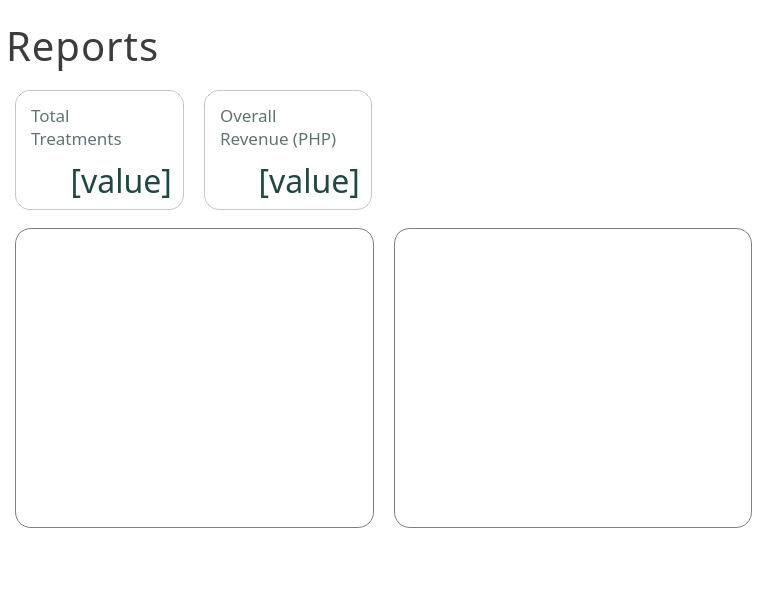
<?xml version="1.0" encoding="UTF-8"?>
<ui version="4.0">
 <class>reports_page</class>
 <widget class="QWidget" name="reports_page">
  <property name="geometry">
   <rect>
    <x>0</x>
    <y>0</y>
    <width>767</width>
    <height>607</height>
   </rect>
  </property>
  <property name="minimumSize">
   <size>
    <width>0</width>
    <height>0</height>
   </size>
  </property>
  <property name="palette">
   <palette>
    <active>
     <colorrole role="WindowText">
      <brush brushstyle="SolidPattern">
       <color alpha="255">
        <red>0</red>
        <green>0</green>
        <blue>0</blue>
       </color>
      </brush>
     </colorrole>
     <colorrole role="Button">
      <brush brushstyle="SolidPattern">
       <color alpha="255">
        <red>255</red>
        <green>255</green>
        <blue>255</blue>
       </color>
      </brush>
     </colorrole>
     <colorrole role="Light">
      <brush brushstyle="SolidPattern">
       <color alpha="255">
        <red>255</red>
        <green>255</green>
        <blue>255</blue>
       </color>
      </brush>
     </colorrole>
     <colorrole role="Midlight">
      <brush brushstyle="SolidPattern">
       <color alpha="255">
        <red>255</red>
        <green>255</green>
        <blue>255</blue>
       </color>
      </brush>
     </colorrole>
     <colorrole role="Dark">
      <brush brushstyle="SolidPattern">
       <color alpha="255">
        <red>127</red>
        <green>127</green>
        <blue>127</blue>
       </color>
      </brush>
     </colorrole>
     <colorrole role="Mid">
      <brush brushstyle="SolidPattern">
       <color alpha="255">
        <red>170</red>
        <green>170</green>
        <blue>170</blue>
       </color>
      </brush>
     </colorrole>
     <colorrole role="Text">
      <brush brushstyle="SolidPattern">
       <color alpha="255">
        <red>0</red>
        <green>0</green>
        <blue>0</blue>
       </color>
      </brush>
     </colorrole>
     <colorrole role="BrightText">
      <brush brushstyle="SolidPattern">
       <color alpha="255">
        <red>255</red>
        <green>255</green>
        <blue>255</blue>
       </color>
      </brush>
     </colorrole>
     <colorrole role="ButtonText">
      <brush brushstyle="SolidPattern">
       <color alpha="255">
        <red>0</red>
        <green>0</green>
        <blue>0</blue>
       </color>
      </brush>
     </colorrole>
     <colorrole role="Base">
      <brush brushstyle="SolidPattern">
       <color alpha="255">
        <red>255</red>
        <green>255</green>
        <blue>255</blue>
       </color>
      </brush>
     </colorrole>
     <colorrole role="Window">
      <brush brushstyle="SolidPattern">
       <color alpha="255">
        <red>255</red>
        <green>255</green>
        <blue>255</blue>
       </color>
      </brush>
     </colorrole>
     <colorrole role="Shadow">
      <brush brushstyle="SolidPattern">
       <color alpha="255">
        <red>0</red>
        <green>0</green>
        <blue>0</blue>
       </color>
      </brush>
     </colorrole>
     <colorrole role="AlternateBase">
      <brush brushstyle="SolidPattern">
       <color alpha="255">
        <red>255</red>
        <green>255</green>
        <blue>255</blue>
       </color>
      </brush>
     </colorrole>
     <colorrole role="ToolTipBase">
      <brush brushstyle="SolidPattern">
       <color alpha="255">
        <red>255</red>
        <green>255</green>
        <blue>220</blue>
       </color>
      </brush>
     </colorrole>
     <colorrole role="ToolTipText">
      <brush brushstyle="SolidPattern">
       <color alpha="255">
        <red>0</red>
        <green>0</green>
        <blue>0</blue>
       </color>
      </brush>
     </colorrole>
     <colorrole role="PlaceholderText">
      <brush brushstyle="SolidPattern">
       <color alpha="127">
        <red>0</red>
        <green>0</green>
        <blue>0</blue>
       </color>
      </brush>
     </colorrole>
     <colorrole role="Accent">
      <brush brushstyle="SolidPattern">
       <color alpha="255">
        <red>255</red>
        <green>255</green>
        <blue>255</blue>
       </color>
      </brush>
     </colorrole>
    </active>
    <inactive>
     <colorrole role="WindowText">
      <brush brushstyle="SolidPattern">
       <color alpha="255">
        <red>0</red>
        <green>0</green>
        <blue>0</blue>
       </color>
      </brush>
     </colorrole>
     <colorrole role="Button">
      <brush brushstyle="SolidPattern">
       <color alpha="255">
        <red>255</red>
        <green>255</green>
        <blue>255</blue>
       </color>
      </brush>
     </colorrole>
     <colorrole role="Light">
      <brush brushstyle="SolidPattern">
       <color alpha="255">
        <red>255</red>
        <green>255</green>
        <blue>255</blue>
       </color>
      </brush>
     </colorrole>
     <colorrole role="Midlight">
      <brush brushstyle="SolidPattern">
       <color alpha="255">
        <red>255</red>
        <green>255</green>
        <blue>255</blue>
       </color>
      </brush>
     </colorrole>
     <colorrole role="Dark">
      <brush brushstyle="SolidPattern">
       <color alpha="255">
        <red>127</red>
        <green>127</green>
        <blue>127</blue>
       </color>
      </brush>
     </colorrole>
     <colorrole role="Mid">
      <brush brushstyle="SolidPattern">
       <color alpha="255">
        <red>170</red>
        <green>170</green>
        <blue>170</blue>
       </color>
      </brush>
     </colorrole>
     <colorrole role="Text">
      <brush brushstyle="SolidPattern">
       <color alpha="255">
        <red>0</red>
        <green>0</green>
        <blue>0</blue>
       </color>
      </brush>
     </colorrole>
     <colorrole role="BrightText">
      <brush brushstyle="SolidPattern">
       <color alpha="255">
        <red>255</red>
        <green>255</green>
        <blue>255</blue>
       </color>
      </brush>
     </colorrole>
     <colorrole role="ButtonText">
      <brush brushstyle="SolidPattern">
       <color alpha="255">
        <red>0</red>
        <green>0</green>
        <blue>0</blue>
       </color>
      </brush>
     </colorrole>
     <colorrole role="Base">
      <brush brushstyle="SolidPattern">
       <color alpha="255">
        <red>255</red>
        <green>255</green>
        <blue>255</blue>
       </color>
      </brush>
     </colorrole>
     <colorrole role="Window">
      <brush brushstyle="SolidPattern">
       <color alpha="255">
        <red>255</red>
        <green>255</green>
        <blue>255</blue>
       </color>
      </brush>
     </colorrole>
     <colorrole role="Shadow">
      <brush brushstyle="SolidPattern">
       <color alpha="255">
        <red>0</red>
        <green>0</green>
        <blue>0</blue>
       </color>
      </brush>
     </colorrole>
     <colorrole role="AlternateBase">
      <brush brushstyle="SolidPattern">
       <color alpha="255">
        <red>255</red>
        <green>255</green>
        <blue>255</blue>
       </color>
      </brush>
     </colorrole>
     <colorrole role="ToolTipBase">
      <brush brushstyle="SolidPattern">
       <color alpha="255">
        <red>255</red>
        <green>255</green>
        <blue>220</blue>
       </color>
      </brush>
     </colorrole>
     <colorrole role="ToolTipText">
      <brush brushstyle="SolidPattern">
       <color alpha="255">
        <red>0</red>
        <green>0</green>
        <blue>0</blue>
       </color>
      </brush>
     </colorrole>
     <colorrole role="PlaceholderText">
      <brush brushstyle="SolidPattern">
       <color alpha="127">
        <red>0</red>
        <green>0</green>
        <blue>0</blue>
       </color>
      </brush>
     </colorrole>
     <colorrole role="Accent">
      <brush brushstyle="SolidPattern">
       <color alpha="255">
        <red>255</red>
        <green>255</green>
        <blue>255</blue>
       </color>
      </brush>
     </colorrole>
    </inactive>
    <disabled>
     <colorrole role="WindowText">
      <brush brushstyle="SolidPattern">
       <color alpha="255">
        <red>127</red>
        <green>127</green>
        <blue>127</blue>
       </color>
      </brush>
     </colorrole>
     <colorrole role="Button">
      <brush brushstyle="SolidPattern">
       <color alpha="255">
        <red>255</red>
        <green>255</green>
        <blue>255</blue>
       </color>
      </brush>
     </colorrole>
     <colorrole role="Light">
      <brush brushstyle="SolidPattern">
       <color alpha="255">
        <red>255</red>
        <green>255</green>
        <blue>255</blue>
       </color>
      </brush>
     </colorrole>
     <colorrole role="Midlight">
      <brush brushstyle="SolidPattern">
       <color alpha="255">
        <red>255</red>
        <green>255</green>
        <blue>255</blue>
       </color>
      </brush>
     </colorrole>
     <colorrole role="Dark">
      <brush brushstyle="SolidPattern">
       <color alpha="255">
        <red>127</red>
        <green>127</green>
        <blue>127</blue>
       </color>
      </brush>
     </colorrole>
     <colorrole role="Mid">
      <brush brushstyle="SolidPattern">
       <color alpha="255">
        <red>170</red>
        <green>170</green>
        <blue>170</blue>
       </color>
      </brush>
     </colorrole>
     <colorrole role="Text">
      <brush brushstyle="SolidPattern">
       <color alpha="255">
        <red>127</red>
        <green>127</green>
        <blue>127</blue>
       </color>
      </brush>
     </colorrole>
     <colorrole role="BrightText">
      <brush brushstyle="SolidPattern">
       <color alpha="255">
        <red>255</red>
        <green>255</green>
        <blue>255</blue>
       </color>
      </brush>
     </colorrole>
     <colorrole role="ButtonText">
      <brush brushstyle="SolidPattern">
       <color alpha="255">
        <red>127</red>
        <green>127</green>
        <blue>127</blue>
       </color>
      </brush>
     </colorrole>
     <colorrole role="Base">
      <brush brushstyle="SolidPattern">
       <color alpha="255">
        <red>255</red>
        <green>255</green>
        <blue>255</blue>
       </color>
      </brush>
     </colorrole>
     <colorrole role="Window">
      <brush brushstyle="SolidPattern">
       <color alpha="255">
        <red>255</red>
        <green>255</green>
        <blue>255</blue>
       </color>
      </brush>
     </colorrole>
     <colorrole role="Shadow">
      <brush brushstyle="SolidPattern">
       <color alpha="255">
        <red>0</red>
        <green>0</green>
        <blue>0</blue>
       </color>
      </brush>
     </colorrole>
     <colorrole role="AlternateBase">
      <brush brushstyle="SolidPattern">
       <color alpha="255">
        <red>255</red>
        <green>255</green>
        <blue>255</blue>
       </color>
      </brush>
     </colorrole>
     <colorrole role="ToolTipBase">
      <brush brushstyle="SolidPattern">
       <color alpha="255">
        <red>255</red>
        <green>255</green>
        <blue>220</blue>
       </color>
      </brush>
     </colorrole>
     <colorrole role="ToolTipText">
      <brush brushstyle="SolidPattern">
       <color alpha="255">
        <red>0</red>
        <green>0</green>
        <blue>0</blue>
       </color>
      </brush>
     </colorrole>
     <colorrole role="PlaceholderText">
      <brush brushstyle="SolidPattern">
       <color alpha="127">
        <red>127</red>
        <green>127</green>
        <blue>127</blue>
       </color>
      </brush>
     </colorrole>
     <colorrole role="Accent">
      <brush brushstyle="SolidPattern">
       <color alpha="255">
        <red>255</red>
        <green>255</green>
        <blue>255</blue>
       </color>
      </brush>
     </colorrole>
    </disabled>
   </palette>
  </property>
  <property name="windowTitle">
   <string>AdoraFlow</string>
  </property>
  <layout class="QVBoxLayout" name="verticalLayout">
   <property name="leftMargin">
    <number>6</number>
   </property>
   <property name="topMargin">
    <number>18</number>
   </property>
   <property name="rightMargin">
    <number>6</number>
   </property>
   <property name="bottomMargin">
    <number>18</number>
   </property>
   <item>
    <widget class="QLabel" name="header_label">
     <property name="font">
      <font>
       <family>Slate Medium</family>
       <pointsize>30</pointsize>
      </font>
     </property>
     <property name="styleSheet">
      <string notr="true">#header_label {
	color: rgb(60, 60, 60);
	letter-spacing: 1px;
}</string>
     </property>
     <property name="text">
      <string>Reports</string>
     </property>
    </widget>
   </item>
   <item>
    <widget class="QWidget" name="body_container" native="true">
     <property name="maximumSize">
      <size>
       <width>16777215</width>
       <height>150</height>
      </size>
     </property>
     <layout class="QHBoxLayout" name="horizontalLayout_2">
      <property name="spacing">
       <number>6</number>
      </property>
      <property name="leftMargin">
       <number>0</number>
      </property>
      <property name="topMargin">
       <number>2</number>
      </property>
      <property name="rightMargin">
       <number>0</number>
      </property>
      <property name="bottomMargin">
       <number>2</number>
      </property>
      <item alignment="Qt::AlignmentFlag::AlignTop">
       <widget class="QWidget" name="container3" native="true">
        <property name="minimumSize">
         <size>
          <width>0</width>
          <height>100</height>
         </size>
        </property>
        <property name="maximumSize">
         <size>
          <width>16777215</width>
          <height>130</height>
         </size>
        </property>
        <property name="styleSheet">
         <string notr="true">#card1,  #card2 {
	border: 1px solid rgba(100, 100, 100, 90);
	border-radius: 15px;
	background: white;

}

#card1:hover, #card2:hover{
	border: 1px solid #367D77;
}

#card1_label, #card2_label, #card3_label, #card4_label {
	color: #607473;
	padding-left: 3px;
	padding-top: -15px; 
}

QPushButton#card1_val, #card2_val, #card3_val, #card4_val {
	color: #1F4744;
	padding-right: 5px;
	background: white;
	text-align: right;
	border: 1px solid white;
	border-radius: 20px;
}</string>
        </property>
        <layout class="QHBoxLayout" name="horizontalLayout_3">
         <property name="spacing">
          <number>20</number>
         </property>
         <item>
          <widget class="QWidget" name="card1" native="true">
           <property name="sizePolicy">
            <sizepolicy hsizetype="Preferred" vsizetype="Preferred">
             <horstretch>0</horstretch>
             <verstretch>0</verstretch>
            </sizepolicy>
           </property>
           <property name="minimumSize">
            <size>
             <width>0</width>
             <height>120</height>
            </size>
           </property>
           <property name="maximumSize">
            <size>
             <width>16777215</width>
             <height>120</height>
            </size>
           </property>
           <layout class="QVBoxLayout" name="verticalLayout_5">
            <property name="spacing">
             <number>6</number>
            </property>
            <property name="topMargin">
             <number>11</number>
            </property>
            <property name="rightMargin">
             <number>6</number>
            </property>
            <property name="bottomMargin">
             <number>6</number>
            </property>
            <item>
             <widget class="QLabel" name="card1_label">
              <property name="font">
               <font>
                <family>Slate Medium</family>
                <pointsize>13</pointsize>
                <bold>false</bold>
               </font>
              </property>
              <property name="styleSheet">
               <string notr="true"/>
              </property>
              <property name="text">
               <string>Total
Treatments</string>
              </property>
              <property name="wordWrap">
               <bool>true</bool>
              </property>
             </widget>
            </item>
            <item>
             <widget class="QPushButton" name="card1_val">
              <property name="minimumSize">
               <size>
                <width>0</width>
                <height>45</height>
               </size>
              </property>
              <property name="font">
               <font>
                <family>Slate Medium</family>
                <pointsize>24</pointsize>
                <bold>false</bold>
               </font>
              </property>
              <property name="cursor">
               <cursorShape>PointingHandCursor</cursorShape>
              </property>
              <property name="layoutDirection">
               <enum>Qt::LayoutDirection::LeftToRight</enum>
              </property>
              <property name="styleSheet">
               <string notr="true"/>
              </property>
              <property name="text">
               <string>[value]</string>
              </property>
              <property name="iconSize">
               <size>
                <width>31</width>
                <height>31</height>
               </size>
              </property>
              <property name="flat">
               <bool>false</bool>
              </property>
             </widget>
            </item>
           </layout>
          </widget>
         </item>
         <item>
          <widget class="QWidget" name="card2" native="true">
           <property name="sizePolicy">
            <sizepolicy hsizetype="Preferred" vsizetype="Preferred">
             <horstretch>0</horstretch>
             <verstretch>0</verstretch>
            </sizepolicy>
           </property>
           <property name="minimumSize">
            <size>
             <width>0</width>
             <height>120</height>
            </size>
           </property>
           <property name="maximumSize">
            <size>
             <width>16777215</width>
             <height>120</height>
            </size>
           </property>
           <layout class="QVBoxLayout" name="verticalLayout_3">
            <property name="spacing">
             <number>6</number>
            </property>
            <property name="topMargin">
             <number>11</number>
            </property>
            <property name="rightMargin">
             <number>6</number>
            </property>
            <property name="bottomMargin">
             <number>6</number>
            </property>
            <item>
             <widget class="QLabel" name="card2_label">
              <property name="font">
               <font>
                <family>Slate Medium</family>
                <pointsize>13</pointsize>
                <bold>false</bold>
               </font>
              </property>
              <property name="styleSheet">
               <string notr="true"/>
              </property>
              <property name="text">
               <string>Overall
Revenue (PHP)</string>
              </property>
              <property name="wordWrap">
               <bool>true</bool>
              </property>
             </widget>
            </item>
            <item>
             <widget class="QPushButton" name="card2_val">
              <property name="minimumSize">
               <size>
                <width>0</width>
                <height>45</height>
               </size>
              </property>
              <property name="font">
               <font>
                <family>Slate Medium</family>
                <pointsize>24</pointsize>
                <bold>false</bold>
               </font>
              </property>
              <property name="cursor">
               <cursorShape>PointingHandCursor</cursorShape>
              </property>
              <property name="layoutDirection">
               <enum>Qt::LayoutDirection::LeftToRight</enum>
              </property>
              <property name="styleSheet">
               <string notr="true"/>
              </property>
              <property name="text">
               <string>[value]</string>
              </property>
              <property name="iconSize">
               <size>
                <width>31</width>
                <height>31</height>
               </size>
              </property>
              <property name="flat">
               <bool>false</bool>
              </property>
             </widget>
            </item>
           </layout>
          </widget>
         </item>
        </layout>
       </widget>
      </item>
      <item>
       <widget class="QLabel" name="label">
        <property name="text">
         <string/>
        </property>
       </widget>
      </item>
     </layout>
    </widget>
   </item>
   <item alignment="Qt::AlignmentFlag::AlignBottom">
    <widget class="QWidget" name="charts_container" native="true">
     <property name="minimumSize">
      <size>
       <width>0</width>
       <height>0</height>
      </size>
     </property>
     <property name="maximumSize">
      <size>
       <width>16777215</width>
       <height>16777215</height>
      </size>
     </property>
     <layout class="QHBoxLayout" name="horizontalLayout">
      <property name="spacing">
       <number>20</number>
      </property>
      <item>
       <widget class="QWidget" name="linegraph_container" native="true">
        <property name="minimumSize">
         <size>
          <width>0</width>
          <height>300</height>
         </size>
        </property>
        <property name="maximumSize">
         <size>
          <width>16777215</width>
          <height>16777215</height>
         </size>
        </property>
        <property name="styleSheet">
         <string notr="true">#linegraph_container {
border-radius: 16px;
background: white;
border: 1px solid gray;
}

#linegraph_container:hover {
	min-width: 400px;
	min-height: 400px;
}</string>
        </property>
        <layout class="QVBoxLayout" name="linegraph_layout">
         <property name="leftMargin">
          <number>6</number>
         </property>
         <property name="topMargin">
          <number>6</number>
         </property>
         <property name="rightMargin">
          <number>6</number>
         </property>
         <property name="bottomMargin">
          <number>6</number>
         </property>
        </layout>
       </widget>
      </item>
      <item>
       <widget class="QWidget" name="piechart_container" native="true">
        <property name="minimumSize">
         <size>
          <width>0</width>
          <height>300</height>
         </size>
        </property>
        <property name="maximumSize">
         <size>
          <width>16777215</width>
          <height>16777215</height>
         </size>
        </property>
        <property name="styleSheet">
         <string notr="true">#piechart_container {
border-radius: 16px;
background: white;
border: 1px solid gray;
}

#piechart_container:hover {
	min-width: 400px;
	min-height: 400px;
}</string>
        </property>
        <layout class="QVBoxLayout" name="piechart_layout">
         <property name="leftMargin">
          <number>6</number>
         </property>
         <property name="topMargin">
          <number>6</number>
         </property>
         <property name="rightMargin">
          <number>6</number>
         </property>
         <property name="bottomMargin">
          <number>6</number>
         </property>
        </layout>
       </widget>
      </item>
     </layout>
    </widget>
   </item>
   <item>
    <spacer name="verticalSpacer">
     <property name="orientation">
      <enum>Qt::Orientation::Vertical</enum>
     </property>
     <property name="sizeHint" stdset="0">
      <size>
       <width>20</width>
       <height>40</height>
      </size>
     </property>
    </spacer>
   </item>
  </layout>
 </widget>
 <resources/>
 <connections/>
</ui>
